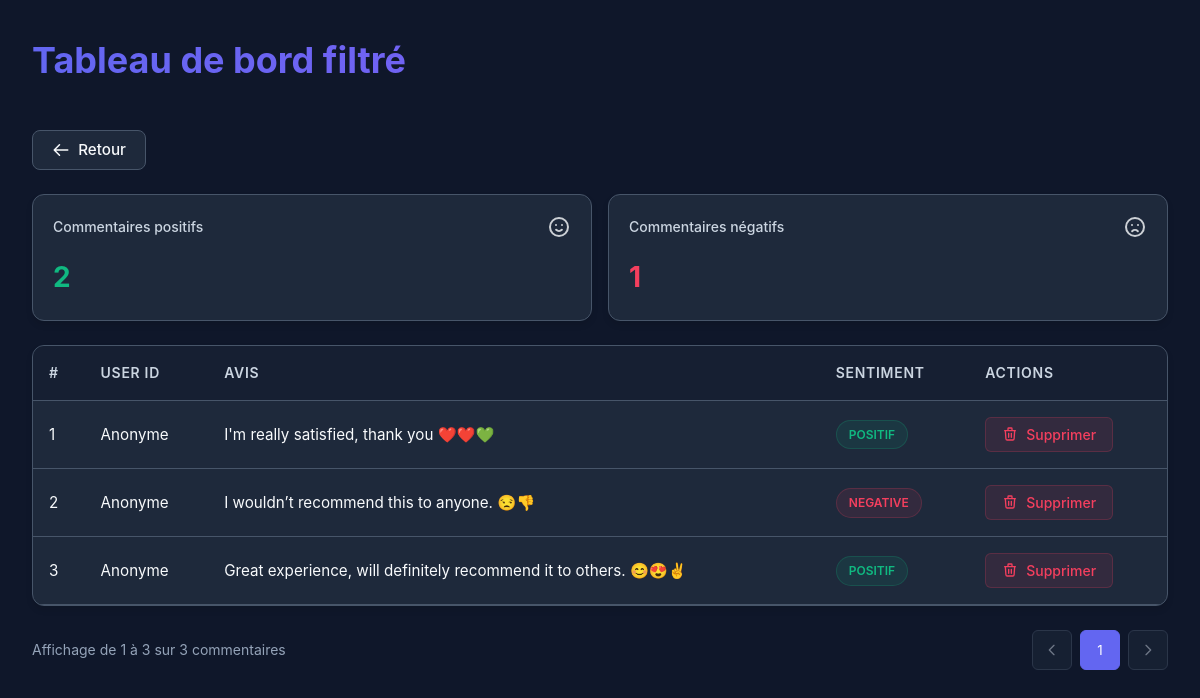
The app's page /filtered_dash with its own data.
### src/api/db.py (models this page shows)
class Comment(Base):
    __tablename__ = "comments"
    id = Column(Integer, primary_key=True, index=True)
    content = Column(Text, nullable=False)  # ici content
    author = Column(String(100), nullable=False)
    created_at = Column(DateTime, default=datetime.utcnow)
    sentiment = Column(String(20), nullable=False)

### src/api/routes/comments.py (the view)
@router.get("/filtered_dash", response_class=HTMLResponse)
async def dashboard_filtered(
    request: Request,
    type: str = Query("all"),
    session_token: Optional[str] = Cookie(None),
    db: Session = Depends(database.get_db)
):
    if not AuthService.is_authenticated(session_token):
        return RedirectResponse(url="/login", status_code=HTTP_303_SEE_OTHER)
    type_map = {
        "positif": "POSITIF",
        "negatif": "NEGATIVE",
        "all": None
    }
    sentiment_filter = type_map.get(type.lower())
    if sentiment_filter:
        query = select(Comment).where(Comment.sentiment == sentiment_filter)
    else:
        query = select(Comment)
    results = db.execute(query).scalars().all()
    return templates.TemplateResponse("filtered_dash.html", {
        "request": request,
        "comments": results,
        "filter_type": type
    })

### src/api/templates/filtered_dash.html (shortened to what this page needs)
<!DOCTYPE html>
<html lang="fr">
<head>
</head>
<body>
    <div class="header">
        <h1>Tableau de bord filtré</h1>
    </div>
    <div class="actions">
        <button class="back-btn" onclick="window.history.back()">
            <svg class="back-icon" fill="none" stroke="currentColor" viewBox="0 0 24 24"
                xmlns="http://www.w3.org/2000/svg">
                <path stroke-linecap="round" stroke-linejoin="round" stroke-width="2" d="M10 19l-7-7m0 0l7-7m-7 7h18">
                </path>
            </svg>
            Retour
        </button>
    </div>
    <div class="stats">
        <div class="stat-card">
            <div class="stat-header">
                <span class="stat-title">Commentaires positifs</span>
                <svg class="stat-icon" fill="none" stroke="currentColor" viewBox="0 0 24 24"
                    xmlns="http://www.w3.org/2000/svg">
                    <path stroke-linecap="round" stroke-linejoin="round" stroke-width="2"
                        d="M14.828 14.828a4 4 0 01-5.656 0M9 10h.01M15 10h.01M21 12a9 9 0 11-18 0 9 9 0 0118 0z"></path>
                </svg>
            </div>
            <div class="stat-value stat-positive" id="positive-count">0</div>
        </div>
        <div class="stat-card">
            <div class="stat-header">
                <span class="stat-title">Commentaires négatifs</span>
                <svg class="stat-icon" fill="none" stroke="currentColor" viewBox="0 0 24 24"
                    xmlns="http://www.w3.org/2000/svg">
                    <path stroke-linecap="round" stroke-linejoin="round" stroke-width="2"
                        d="M9.172 16.172a4 4 0 015.656 0M9 10h.01M15 10h.01M21 12a9 9 0 11-18 0 9 9 0 0118 0z"></path>
                </svg>
            </div>
            <div class="stat-value stat-negative" id="negative-count">0</div>
        </div>
    </div>
    <div class="table-container">
        <table>
            <thead>
                <tr>
                    <th>#</th>
                    <th>User ID</th>
                    <th>Avis</th>
                    <th>Sentiment</th>
                    <th>Actions</th>
                </tr>
            </thead>
            <tbody id="comments-table-body">
                {% for comment in comments %}
                <tr>
                    <td>{{ loop.index }}</td>
                    <td>{{ comment.user_id if comment.user_id else 'Anonyme' }}</td>
                    <td>{{ comment.content }}</td>
                    <td>
                        <span
                            class="sentiment-badge {% if comment.sentiment.lower() in ['positif', 'positive', 'posite'] %}sentiment-positive{% elif comment.sentiment.lower() in ['négatif', 'negatif', 'negative'] %}sentiment-negative{% else %}sentiment-neutral{% endif %}">
                            {{ comment.sentiment }}
                        </span>
                    </td>
                    <td class="actions-cell">
                        <button class="btn btn-delete"
                            onclick="showDeleteModal('{{ comment.id }}', '{{ comment.content }}')">
                            Supprimer
                        </button>
                    </td>
                </tr>
                {% endfor %}
            </tbody>
        </table>
    </div>
    <div class="pagination">
        <div class="page-info">Affichage de <span id="showing-start">1</span> à <span id="showing-end">10</span> sur
            <span id="total-comments">0</span> commentaires</div>
        <div class="page-buttons">
            <button class="page-btn disabled" id="prev-page">
                <svg width="16" height="16" fill="none" stroke="currentColor" viewBox="0 0 24 24"
                    xmlns="http://www.w3.org/2000/svg">
                    <path stroke-linecap="round" stroke-linejoin="round" stroke-width="2" d="M15 19l-7-7 7-7"></path>
                </svg>
            </button>
            <button class="page-btn active">1</button>
            <button class="page-btn disabled" id="next-page">
                <svg width="16" height="16" fill="none" stroke="currentColor" viewBox="0 0 24 24"
                    xmlns="http://www.w3.org/2000/svg">
                    <path stroke-linecap="round" stroke-linejoin="round" stroke-width="2" d="M9 5l7 7-7 7"></path>
                </svg>
            </button>
        </div>
    </div>
</body>
</html>

### src/api/templates/filtered_dash.html (style rules this page uses)
:root { --primary: #6366f1; --primary-hover: #4f46e5; --primary-light: rgba(99, 102, 241, 0.1); --danger: #f43f5e; --danger-hover: #e11d48; --success: #10b981; --warning: #f59e0b; --background: #0f172a; --surface: #1e293b; --surface-hover: #334155; --border: #475569; --text-primary: #f8fafc; --text-secondary: #cbd5e1; --text-tertiary: #94a3b8; }
* { margin: 0; padding: 0; box-sizing: border-box; font-family: 'Inter', -apple-system, BlinkMacSystemFont, 'Segoe UI', Roboto, Oxygen, Ubuntu, sans-serif; }
body { background-color: var(--background); color: var(--text-primary); line-height: 1.6; padding: 2rem; max-width: 1200px; margin: 0 auto; }
.header { margin-bottom: 2rem; display: flex; flex-direction: column; gap: 1rem; }
h1 { font-size: 2.25rem; font-weight: 700; background: linear-gradient(to right, #6366f1, #8b5cf6); -webkit-background-clip: text; background-clip: text; color: transparent; margin-bottom: 0.5rem; }
.actions { display: flex; gap: 1rem; align-items: center; justify-content: space-between; margin-bottom: 1.5rem; }
.back-btn { display: flex; align-items: center; gap: 0.5rem; background-color: var(--surface); border: 1px solid var(--border); color: var(--text-primary); padding: 0.6rem 1.2rem; cursor: pointer; border-radius: 0.5rem; font-size: 0.95rem; font-weight: 500; transition: all 0.2s ease; }
.back-icon { width: 18px; height: 18px; }
.stats { display: flex; gap: 1rem; margin-bottom: 1.5rem; }
.stat-card { background-color: var(--surface); border-radius: 0.75rem; padding: 1.25rem; flex: 1; box-shadow: 0 4px 6px rgba(0, 0, 0, 0.1); border: 1px solid var(--border); transition: transform 0.2s ease; }
.stat-header { display: flex; justify-content: space-between; align-items: center; margin-bottom: 1rem; }
.stat-title { color: var(--text-secondary); font-size: 0.875rem; font-weight: 500; }
.stat-icon { width: 24px; height: 24px; opacity: 0.8; }
.stat-value { font-size: 1.75rem; font-weight: 700; }
.stat-positive { color: var(--success); }
.stat-negative { color: var(--danger); }
.table-container { background-color: var(--surface); border-radius: 0.75rem; overflow: hidden; box-shadow: 0 4px 6px rgba(0, 0, 0, 0.1); border: 1px solid var(--border); }
table { width: 100%; border-collapse: collapse; }
th, td { padding: 1rem; text-align: left; border-bottom: 1px solid var(--border); }
th { background-color: rgba(15, 23, 42, 0.5); font-weight: 600; color: var(--text-secondary); font-size: 0.875rem; text-transform: uppercase; letter-spacing: 0.05em; }
td { font-size: 0.95rem; }
.sentiment-badge { padding: 0.25rem 0.75rem; border-radius: 9999px; font-size: 0.75rem; font-weight: 600; display: inline-flex; align-items: center; }
.sentiment-positive { background-color: rgba(16, 185, 129, 0.1); color: var(--success); border: 1px solid rgba(16, 185, 129, 0.2); }
.sentiment-negative { background-color: rgba(244, 63, 94, 0.1); color: var(--danger); border: 1px solid rgba(244, 63, 94, 0.2); }
.actions-cell { display: flex; gap: 0.5rem; }
.btn { display: inline-flex; align-items: center; justify-content: center; gap: 0.5rem; padding: 0.5rem 1rem; border-radius: 0.375rem; font-size: 0.875rem; font-weight: 500; transition: all 0.2s ease; cursor: pointer; border: none; }
.btn-delete { background-color: rgba(244, 63, 94, 0.1); color: var(--danger); border: 1px solid rgba(244, 63, 94, 0.2); }
.pagination { display: flex; justify-content: space-between; align-items: center; margin-top: 1.5rem; }
.page-info { color: var(--text-tertiary); font-size: 0.875rem; }
.page-buttons { display: flex; gap: 0.5rem; }
.page-btn { width: 2.5rem; height: 2.5rem; display: flex; align-items: center; justify-content: center; border-radius: 0.375rem; background-color: var(--surface); border: 1px solid var(--border); color: var(--text-secondary); transition: all 0.2s ease; cursor: pointer; }
.page-btn.active { background-color: var(--primary); color: white; border-color: var(--primary); }
.page-btn.disabled { opacity: 0.5; cursor: not-allowed; }

### records on screen
Comment: user_id "Anonyme", content "I'm really satisfied, thank you ❤️❤️💚", sentiment "POSITIF"
Comment: user_id "Anonyme", content "I wouldn’t recommend this to anyone. 😒👎", sentiment "NEGATIVE"
Comment: user_id "Anonyme", content "Great experience, will definitely recommend it to others. 😊😍✌️", sentiment "POSITIF"
